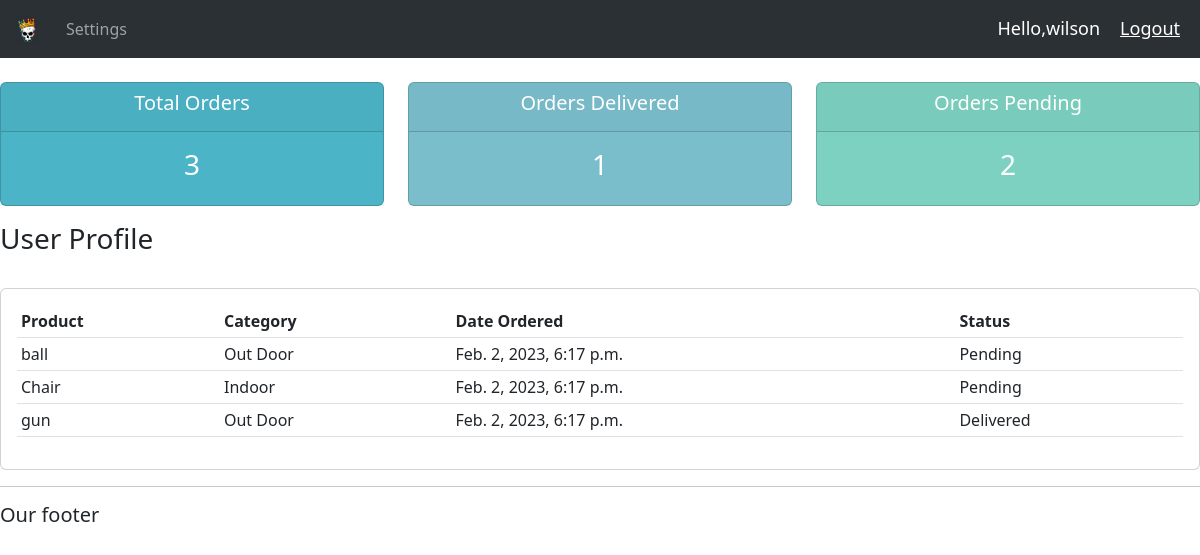
Page /user/ (signed in) on the committed database.
### accounts/models.py (models this page shows)
class Order(models.Model):
    STATUS = (
        ('Pending', 'Pending'),
        ('Out for delivery', 'Out for Delivery'),
        ('Delivered', 'Delivered'),
    )
    cutomer = models.ForeignKey(Customer, null=True, on_delete=models.SET_NULL)#when order is deleted the customer will stay in the database but with a null value for order
    product = models.ForeignKey(Product, null=True, on_delete=models.SET_NULL)
    date_created = models.DateTimeField(auto_now_add=True, null=True)
    status = models.CharField(max_length=200, null=True, choices=STATUS)

class Product(models.Model):
    CATEGORY = (
        ('Indoor', 'Indoor'),
        ('Out Door', 'Out Door')
    )
    name = models.CharField(max_length=200, null=True)
    price = models.FloatField(null=True)
    category = models.CharField(max_length=200, null=True, choices=CATEGORY)
    description = models.CharField(max_length=255, null=True)
    date_created = models.DateTimeField(auto_now_add=True, null=True)
    tags = models.ManyToManyField(Tag)#different products can have more than one tag so we use a many to many relationship
    def __str__(self):
        return self.name

### accounts/decorators.py (the view)
        def wrapper_func(request, *args, **kwargs):
            group = None#this variable starts with nothig
            if request.user.groups.exists():#this checks if a user has a group and if the group exists
                group = request.user.groups.all()[0].name#this will check for particular user in the available groups starting with first
            if group in roles_allowed: #check if the rolls_allowed are in the availble groups created
                return view_func(request, *args, **kwargs)
            else:
                return HttpResponse('You are not authorized to link this page')

### accounts/views.py (called while the page is built)
@login_required(login_url='loginPage')
@users_allowed(roles_allowed=['customer', ])
def userPage(request):
    orders = request.user.customer.order_set.all()
    total_orders = orders.count()
    delivered = orders.filter(status='Delivered').count()
    pending = orders.filter(status='Pending').count()
    context = {
        'orders': orders,
        'total_orders':total_orders,
        'delivered':delivered,
        'pending': pending
        }
    return render(request, 'accounts/user.html', context)

### accounts/templates/accounts/user.html
{% extends 'accounts/main.html' %}
{% block content %}
{% include 'accounts/status.html' %}
<h3>User Profile</h3>
<br>
<div class="row">
    <div class="col-md">
        <div class="card card-body">
            <table class="table table-sm">
                <tr>
                    <th>Product</th>
                    <th>Category</th>
                    <th>Date Ordered</th>
                    <th>Status</th>
                </tr>
                {% for order in orders %}
                <tr>
                    <td>{{order.product}}</td>
                    <td>{{order.product.category}}</td>
                    <td>{{order.date_created}}</td>
                    <td>{{order.status}}</td>
                </tr>
                {% endfor %}
            </table>
        </div>
    </div>
</div>
{% endblock content %}

### accounts/templates/accounts/navbar.html (shortened to what this page needs)
{% load static %}
<nav class="navbar navbar-expand-lg bg-body-tertiary" data-bs-theme="dark">
    <div class="container-fluid">
      <a class="navbar-brand" href="#"><img id="logo" src="{% static 'images\logo.png'%}"></a>
      <div class="collapse navbar-collapse" id="navbarNav">
        <ul class="navbar-nav">
          {% if request.user.is_staff %}
              <li class="nav-item">
                <a class="nav-link active" aria-current="page" href="{% url 'index' %}">Dashboard</a>
              </li>
              <li class="nav-item">
                <a class="nav-link" href="{% url 'products' %}">Products</a>
              </li>
          {% else %}
              <li  class="nav-item">
                  <a class="nav-link" href="{% url 'account' %}">Settings</a>
              </li>
          {% endif %}
        </ul>
      </div>
    </div>
    <span class="hello-msg">Hello,{{request.user}}</span>
    <span ><a class="hello-msg" href="{% url 'logout' %}">Logout</a></span>
</nav>

### static/css/main.css (style rules this page uses)
#logo { height:30px; }
body { background-color: #ebeff5; }

### accounts/templates/accounts/navbar.html (style rules this page uses)
.hello-msg { font-size: 18px; color: white; margin-right: 20px; }

### rows in the picture
Order: product "ball", product.category "Out Door", date_created "Feb. 2, 2023, 6:17 p.m.", status "Pending"
Order: product "Chair", product.category "Indoor", date_created "Feb. 2, 2023, 6:17 p.m.", status "Pending"
Order: product "gun", product.category "Out Door", date_created "Feb. 2, 2023, 6:17 p.m.", status "Delivered"

### other values in the picture
{{ request.user }} "wilson"
{{ total_orders }} "3"
{{ delivered }} "1"
{{ pending }} "2"
